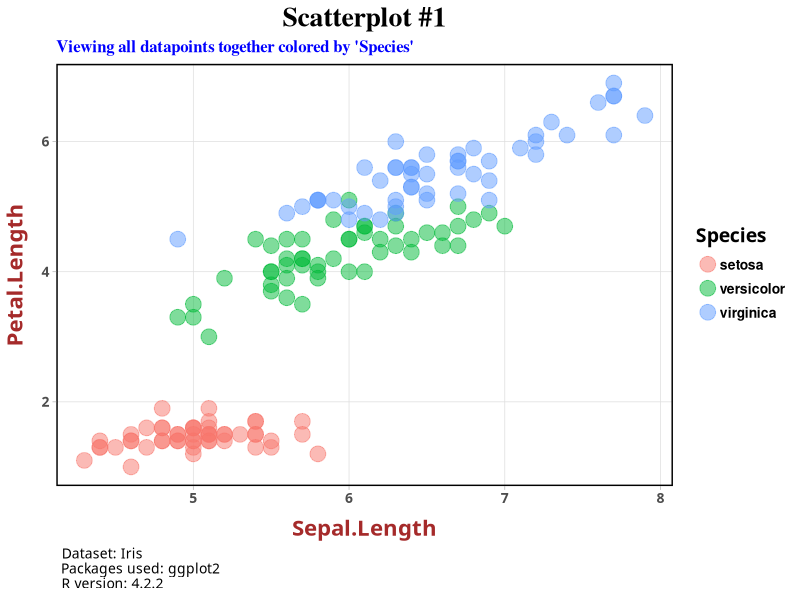
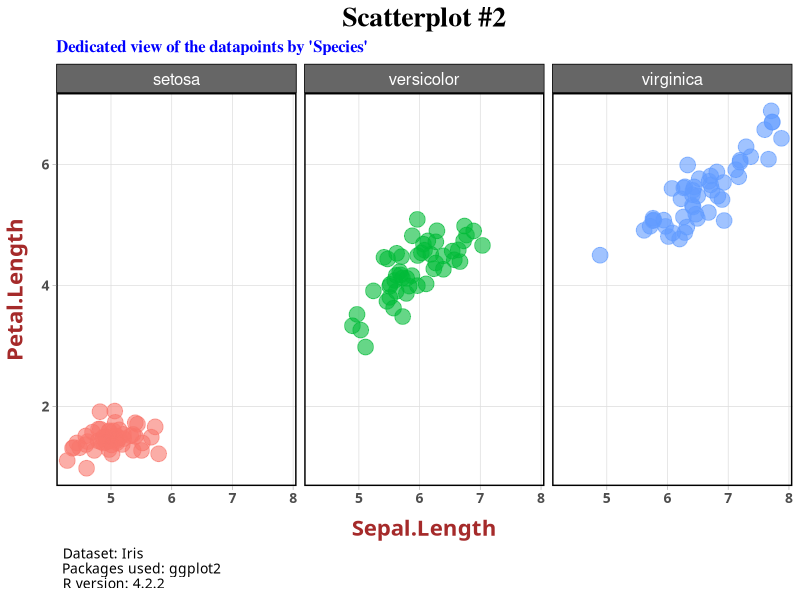
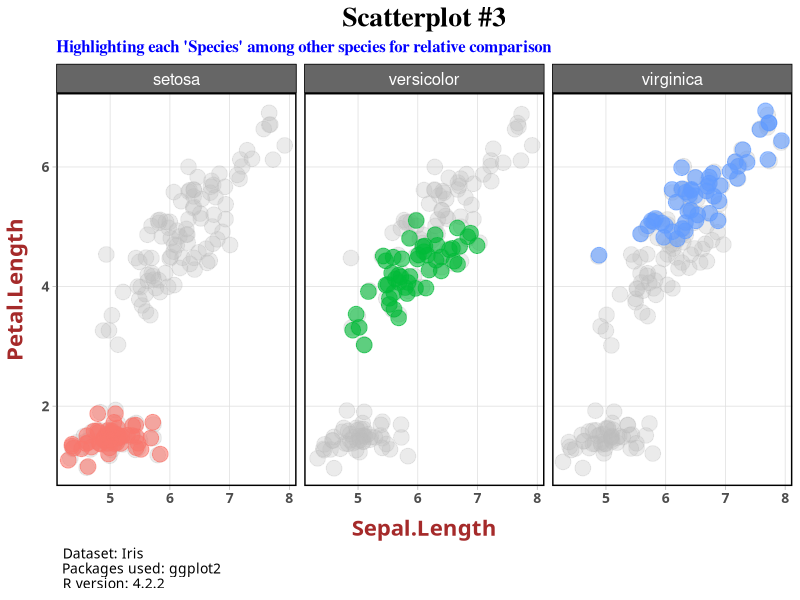

Generate these figures, in order, with R:
#loading required libraries
library(ggplot2)

#Using "iris" dataset from ggplot2 package
dim(iris)

#Viewing first 6 observations of the dataset
head(iris)

# Creating custom function for the theme
my_theme <- function(){
  theme_light() +
    theme(panel.border = element_rect(colour = 'black', linewidth = 1),
          panel.grid.minor = element_blank(),
          axis.text = element_text(family = "verdana", face="bold", size = 10),
          axis.title.x = element_text(family = "calibri", face='bold', size=16, 
                                      margin = margin(t = 10), colour = "brown"),
          axis.title.y = element_text(family = "calibri", face='bold', size=16, 
                                      margin = margin(r = 10), colour = "brown"),
          plot.title = element_text(family = "times", face='bold', size=20, 
                                    hjust = 0.5, colour = "black"),
          plot.subtitle = element_text(family = "times", face='bold', size=12, 
                                       colour = "blue"),
          plot.caption = element_text(family = "verdana", size=10, colour = "black",
                                      hjust = 0.01),
          strip.background = element_rect(fill = "gray40", , color='black'),
          strip.text = element_text(color = 'white', size=12),
          legend.position = "right",
          legend.text = element_text(margin = margin(0,0,0,0), size=10, face='bold'),
          legend.title = element_text(family = "verdana", size=14, face='bold')
    )
}

#creating simple scatter plot on "iris" dataset
scatterplot_1 <- ggplot(data = iris, mapping = aes(x = Sepal.Length, y = Petal.Length)) +
  geom_point(mapping = aes(color = Species), size = 5, alpha=0.5) +
  labs(title = "Scatterplot #1", 
       subtitle = "Viewing all datapoints together colored by 'Species'",
       caption = "Dataset: Iris\nPackages used: ggplot2\nR version: 4.2.2") +
  my_theme()


scatterplot_1

#Now let's use facet_wrap to make it more impactful
set.seed(42)
scatterplot_facet_wrap <- ggplot(data = iris, mapping = aes(x = Sepal.Length, y = Petal.Length)) +
  geom_point(mapping = aes(color = Species), size = 5, position="jitter", 
             alpha=0.6, show.legend = FALSE) +
  facet_wrap(vars(Species)) +
  labs(title = "Scatterplot #2", 
       subtitle = "Dedicated view of the datapoints by 'Species'",
       caption = "Dataset: Iris\nPackages used: ggplot2\nR version: 4.2.2") +
  my_theme()

scatterplot_facet_wrap

#Let's represent each 'species' along with datapoint from other specific for relative comparison

scatterplot_facet_wrap_comparison <- ggplot(data = iris, mapping = aes(x = Sepal.Length, y = Petal.Length)) +
  geom_point(data = iris[-5], color="gray", size=5, alpha=0.3, position = "jitter") +
  geom_point(mapping = aes(color = Species), size = 5, show.legend = FALSE, alpha=0.6, position = "jitter") +
  facet_wrap(vars(Species)) +
  labs(title = "Scatterplot #3", 
       subtitle = "Highlighting each 'Species' among other species for relative comparison",
       caption = "Dataset: Iris\nPackages used: ggplot2\nR version: 4.2.2") +
  my_theme()

scatterplot_facet_wrap_comparison

